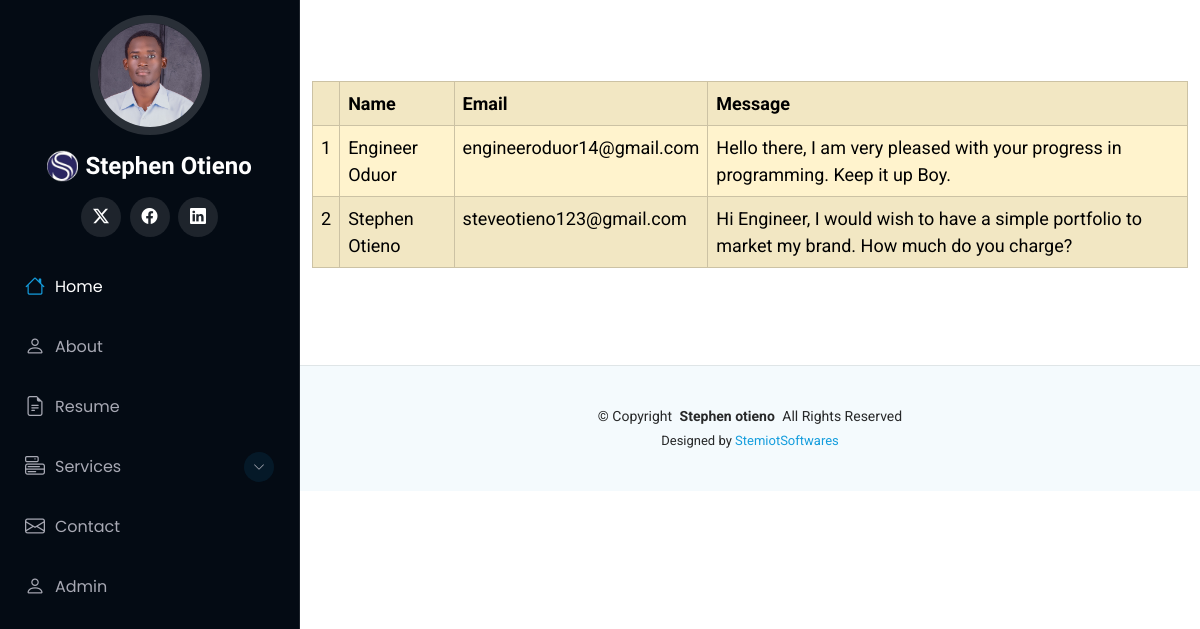
Screenshot of /contacts/ (signed in) with the database file from the repository.
### steveApp/models.py (models this page shows, shortened)
class Contacts(models.Model):
    client_name = models.CharField(max_length=100)
    client_email = models.CharField(max_length=100)
    client_message = models.TextField()

### steveApp/views.py (the view)
# urls.py: path('contacts/', views.view_contacts, name='clients'),
@login_required(login_url='login')
def view_contacts(request):
    contact =Contacts.objects.all()
    return render(request,'view_contacts.html',{'contacts':contact})

### steveApp/templates/view_contacts.html (shortened to what this page needs)
{% load static %}
<!DOCTYPE html>
<html lang="en">
<head>
  <link href="{% static 'assets/vendor/bootstrap/css/bootstrap.min.css' %}" rel="stylesheet">
  <link href="{% static 'assets/vendor/bootstrap-icons/bootstrap-icons.css' %}" rel="stylesheet">
  <link href="{% static 'assets/vendor/aos/aos.css' %}" rel="stylesheet">
  <link href="{% static 'assets/vendor/glightbox/css/glightbox.min.css' %}" rel="stylesheet">
  <link href="{% static 'assets/vendor/swiper/swiper-bundle.min.css' %}" rel="stylesheet">
  <link href="{% static 'assets/css/main.css' %}" rel="stylesheet">
</head>
<body class="index-page">
  <header id="header" class="header dark-background d-flex flex-column">
    <div class="profile-img">
      <img src="{% static 'assets/img/testimonials/StemiotCEO1.jpg' %}" alt="" class="img-fluid rounded-circle">
    </div>
    <a href="index.html" class="logo d-flex align-items-center justify-content-center">
       <img src="{% static 'assets/img/Stephen_logo.png' %}" alt="">
      <h1 class="sitename">Stephen Otieno</h1>
    </a>
    <div class="social-links text-center">
      <a href="https://x.com/Engineerotienos" class="twitter"><i class="bi bi-twitter-x"></i></a>
      <a href="https://www.facebook.com/people/Stephen-Otieno/pfbid0YGH6NV4XGwoLQbVQRHBy6VjevgjvEmRX1ciQsexwmGvLU29t3VTkapjYruHmqhzBl/" class="facebook"><i class="bi bi-facebook"></i></a>
      <a href="https://ke.linkedin.com/in/stephen-otieno-9a2833306" class="linkedin"><i class="bi bi-linkedin"></i></a>
    </div>
    <nav id="navmenu" class="navmenu">
      <ul>
        <li><a href="{% url 'homepage' %}" class="active"><i class="bi bi-house navicon"></i>Home</a></li>
        <li><a href="{% url 'homepage' %}#about"><i class="bi bi-person navicon"></i> About</a></li>
        <li><a href="{% url 'homepage' %}#resume"><i class="bi bi-file-earmark-text navicon"></i> Resume</a></li>
        <li class="dropdown"><a href="#"><i class="bi bi-menu-button navicon"></i> <span>Services</span> <i class="bi bi-chevron-down toggle-dropdown"></i></a>
        </li>
        <li><a href="{% url 'homepage' %}#contact"><i class="bi bi-envelope navicon"></i> Contact</a></li>
        <li><a href="{% url 'clients' %}"><i class="bi bi-person navicon"></i> Admin</a></li>
      </ul>
    </nav>
  </header>
  <main class="main"><br><br><br>
<div class="container">
<table class=" table table-striped table-bordered table-warning">
    <tr>
        <th></th>
        <th>Name</th>
        <th>Email</th>
        <th>Message</th>
    </tr>
    <tr>
        {% for client in contacts %}
        <td>{{ forloop.counter }}</td>
        <td>{{ client.client_name }}</td>
        <td>{{ client.client_email  }}</td>
        <td>{{ client.client_message }}</td>
    </tr>
        {% endfor %}
</table>
</div>
 </main>
  <br><br><br>
  <footer id="footer" class="footer position-relative light-background">
    <div class="container">
      <div class="copyright text-center ">
        <p>© <span>Copyright</span> <strong class="px-1 sitename">Stephen otieno</strong> <span>All Rights Reserved</span></p>
      </div>
      <div class="credits">
        Designed by <a href="https://stephen-otieno.github.io/MyWebpage1/">StemiotSoftwares</a>
      </div>
    </div>
  </footer>
</body>
</html>

### steveApp/static/assets/css/main.css (style rules this page uses)
:root { --default-font: "Roboto", system-ui, -apple-system, "Segoe UI", Roboto, "Helvetica Neue", Arial, "Noto Sans", "Liberation Sans", sans-serif, "Apple Color Emoji", "Segoe UI Emoji", "Segoe UI Symbol", "Noto Color Emoji"; --heading-font: "Raleway", sans-serif; --nav-font: "Poppins", sans-serif; }
:root { --background-color: #ffffff; --default-color: #272829; --heading-color: #050d18; --accent-color: #149ddd; --surface-color: #ffffff; --contrast-color: #ffffff; }
:root { --nav-color: #a8a9b4; --nav-hover-color: #ffffff; --nav-mobile-background-color: #040b14; --nav-dropdown-background-color: #040b14; --nav-dropdown-color: #a8a9b4; --nav-dropdown-hover-color: #ffffff; }
.light-background { --background-color: #f4fafd; --surface-color: #ffffff; }
.dark-background { --background-color: #040b14; --default-color: #ffffff; --heading-color: #ffffff; --surface-color: #151f2b; --contrast-color: #ffffff; }
:root { scroll-behavior: smooth; }
body { color: var(--default-color); background-color: var(--background-color); font-family: var(--default-font), sans-serif; font-size: large; }
a { color: var(--accent-color); text-decoration: none; transition: 0.3s; }
h1, h2, h3, h4, h5, h6 { color: var(--heading-color); font-family: var(--heading-font); }
.header { color: var(--default-color); background-color: var(--background-color); position: fixed; top: 0; left: 0; bottom: 0; padding: 0 15px; width: 300px; transition: all ease-in-out 0.3s; overflow-y: auto; z-index: 997; border-right: 1px solid color-mix(in srgb, var(--default-color), transparent 90%); }
.header .profile-img img { margin: 15px auto; display: block; width: 120px; border: 8px solid color-mix(in srgb, var(--default-color), transparent 85%); }
.header .logo { line-height: 1; margin-bottom: 15px; }
.header .logo img { max-height: 32px; margin-right: 8px; }
.header .logo h1 { font-size: 24px; margin: 0; font-weight: 700; color: var(--heading-color); }
.header .social-links { margin: 0 0 20px 0; }
.header .social-links a { font-size: 16px; display: inline-flex; align-items: center; justify-content: center; background: color-mix(in srgb, var(--default-color), transparent 90%); color: var(--default-color); margin: 0 2px; border-radius: 50%; text-align: center; width: 40px; height: 40px; transition: 0.3s; }
@media (min-width: 1200px) { .header~main, .header~#footer { margin-left: 300px; } }
.navmenu { padding: 0; z-index: 9997; }
.navmenu ul { list-style: none; padding: 0 0 20px 0; margin: 0; }
.navmenu a, .navmenu a:focus { color: var(--nav-color); padding: 15px 10px; font-family: var(--nav-font); font-size: 16px; font-weight: 400; display: flex; align-items: center; white-space: nowrap; transition: 0.3s; width: 100%; }
.navmenu a .navicon, .navmenu a:focus .navicon { font-size: 20px; margin-right: 10px; }
.navmenu a .toggle-dropdown, .navmenu a:focus .toggle-dropdown { font-size: 12px; line-height: 0; margin-left: auto; width: 30px; height: 30px; display: flex; align-items: center; justify-content: center; border-radius: 50%; transition: 0.3s; flex-shrink: 0; background-color: color-mix(in srgb, var(--accent-color), transparent 90%); }
.navmenu a:hover, .navmenu .active, .navmenu .active:focus { color: var(--nav-hover-color); }
.navmenu a:hover .navicon, .navmenu .active .navicon, .navmenu .active:focus .navicon { color: var(--accent-color); }
.navmenu .dropdown { display: block; }
.navmenu .dropdown a, .navmenu .dropdown a:focus { color: --nav-dropdown-color; }
.footer { color: var(--default-color); background-color: var(--background-color); font-size: 14px; padding: 40px 0; position: relative; border-top: 1px solid color-mix(in srgb, var(--default-color), transparent 90%); }
.footer .copyright p { margin-bottom: 0; }
.footer .credits { margin-top: 4px; font-size: 13px; text-align: center; }

### rows the page displays
Contacts: client_name "Engineer Oduor", client_email "engineeroduor14@gmail.com", client_message "Hello there, I am very pleased with your progress in programming. Keep it up Boy."
Contacts: client_name "Stephen Otieno", client_email "steveotieno123@gmail.com", client_message "Hi Engineer, I would wish to have a simple portfolio to market my brand. How much do you charge?"
